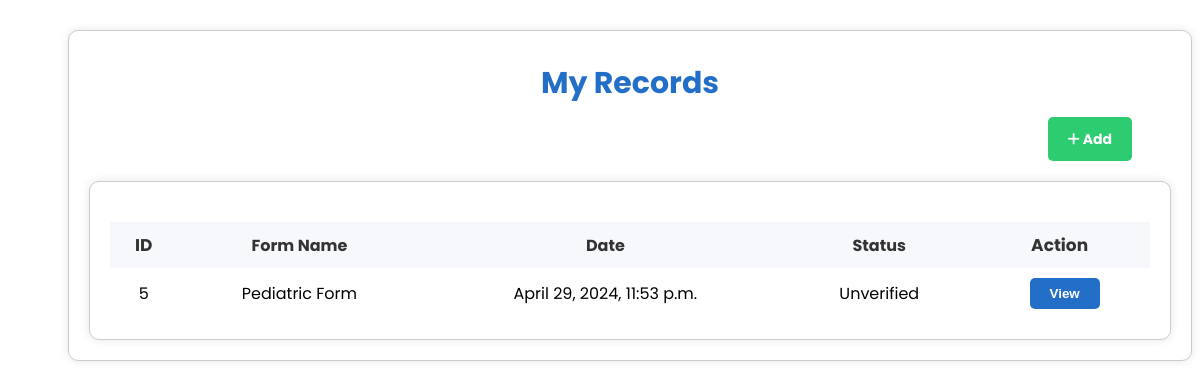
The page /patientrecord/ (signed in) on the database its author committed.
### base/models.py (models this page shows)
class Form(models.Model):
    user = models.ForeignKey(User, on_delete=models.CASCADE)
    title = models.CharField(max_length=255)
    datetime_created = models.DateTimeField(default=timezone.now)
    status = models.CharField(max_length=10)
    record_type = models.CharField(max_length=50)

### base/views.py (the view)
# urls.py: path('patientrecord/', views.patient_record, name="patient_record"),
@login_required(login_url='login')
def patient_record(request):
    user = request.user
    forms = Form.objects.filter(user=user)
    context = {'forms': forms}
    return render(request, 'base/patient-section/patient_record.html', context)

### base/templates/base/patient-section/patient_record.html (shortened to what this page needs)
{% include 'sections.html' %}
{% block content %}
{% load static %}
<link rel="stylesheet"  href="{% static 'styles/patient/patient_record.css' %}">
<body>
    <div class="record-container">
        <h2 class="records-title">My Records</h2>
        <a href="{% url 'data_privacy' %}" class="add-record">
            <i class="fa-solid fa-plus"></i>
            Add
        </a>
        <div class="records-container">
            <table class="records-table">
                <thead>
                    <tr>
                        <th>ID</th>
                        <th>Form Name</th>
                        <th>Date</th>
                        <th>Status</th>
                        <th>Action</th>
                    </tr>
                </thead>
                <tbody>
                    {% for form in forms %}
                    <tr>
                        <td>{{ form.id }}</td>
                        <td>{{ form.title }}</td>
                        <td>{{ form.datetime_created }}</td>
                        <td>{{ form.status }}</td>
                        <td><a href="{% url 'patient_view_form' form_id=form.id %}"><button class="view-button">View</button></a></td>
                    </tr>
                    {% endfor %}
                </tbody>
            </table>
        </div>
    </div>
</body>
{% endblock %}

### static/styles/patient/patient_record.css (style rules this page uses)
body { font-family: 'Poppins', sans-serif; text-align: center; background-color: #ffff; }
.records-container { max-width: 1200px; margin: 0 auto; padding: 20px; border: 1px solid #ccc; border-radius: 10px; box-shadow: 0 0 10px rgba(0, 0, 0, 0.1); margin-top: 30px; background-color: #ffff; }
.record-container { max-width: 1200px; margin: 0 auto; padding: 20px; border: 1px solid #ccc; border-radius: 10px; box-shadow: 0 0 10px rgba(0, 0, 0, 0.1); margin-top: 30px; background-color: #ffff; }
.records-title { color: #236FC8; margin-top: 10px; font-weight: bolder; font-size: 30px; margin-bottom: 20px; }
.records-table { width: 100%; border-collapse: collapse; margin-top: 20px; }
.records-table th, .records-table td { border: none; padding: 10px; text-align: center; }
.records-table thead { background-color: #F7F8FC; color: #333333; }
.records-table th:first-child, .records-table th:last-child { font-size: 17px; }
.add-record { font-size: 14px; background-color: #2ecc71; color: #FFFFFF; padding: 12px 20px; border-radius: 5px; border: none; cursor: pointer; font-weight: bold; margin-left: 85%; text-decoration: none; }
.view-button { background-color: #236FC8; color: #FFFFFF; border: none; padding: 8px 20px; border-radius: 5px; cursor: pointer; font-weight: bold; margin-left: 10px; }
@media only screen and (max-width: 1332px) { .record-container { margin-left: 60px; } }

### rows shown on the page
Form: id "5", title "Pediatric Form", datetime_created "April 29, 2024, 11:53 p.m.", status "Unverified"
